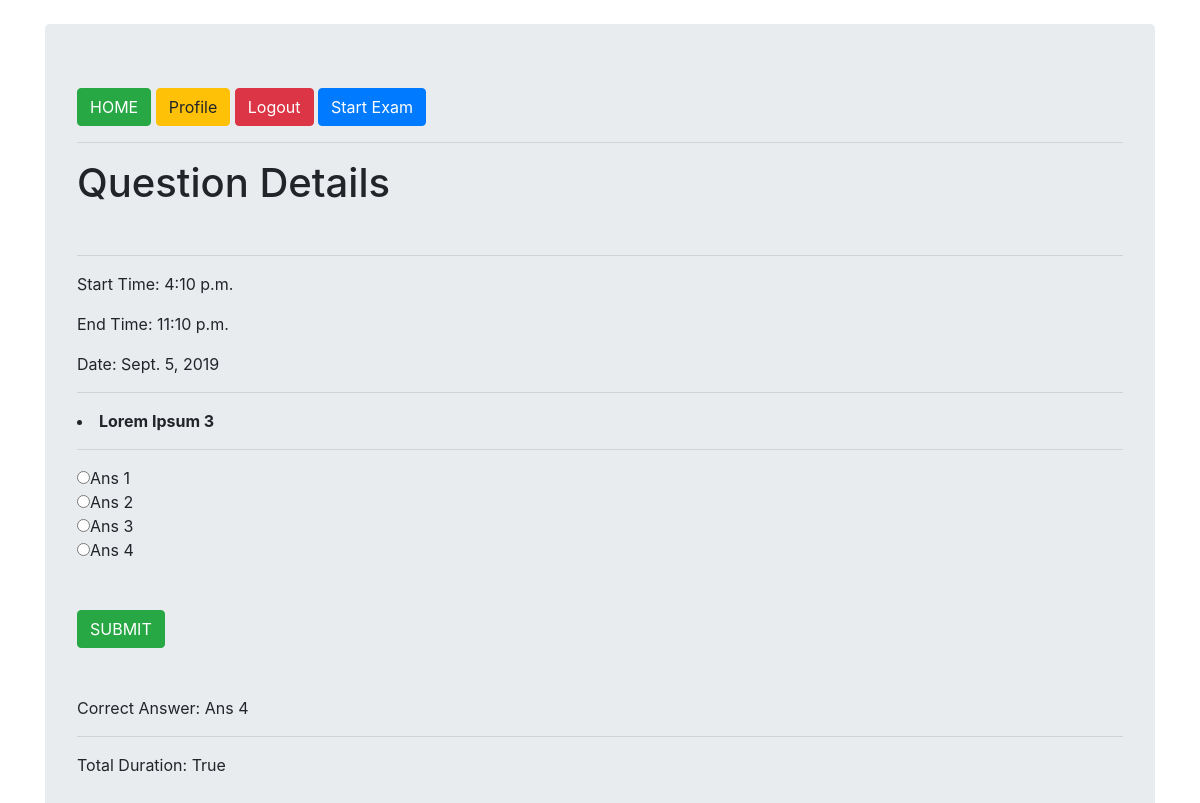
The page /question_details/3/ (signed in) on the database its author committed.
### exam_system/models.py (models this page shows, shortened)
class Questions(models.Model):
    profile = models.ForeignKey(Profile, on_delete=models.CASCADE, related_name='profile')
    name = models.CharField(max_length=150)
    option_1 = models.CharField(max_length=50)
    option_2 = models.CharField(max_length=50)
    option_3 = models.CharField(max_length=50)
    option_4 = models.CharField(max_length=50)
    start_time = models.TimeField()
    end_time = models.TimeField()
    date = models.DateField(auto_now=True)
    @property
    def time_length(self):
        if self.start_time < self.end_time:
            valid = True
            return valid
    @property
    def correct_answer(self):
        answer = self.option_4
        return answer
    class Meta:
        ordering = ['-id']
        verbose_name_plural = 'Questions'

### exam_system/views.py (the view)
# urls.py: path('question_details/<int:id>/', question_details, name='question_details'),
@login_required(login_url='login')
def question_details(request, id=id):
    single_question_details = Questions.objects.get(id=id)
    template = 'exam_system/question_details.html'
    context = {'single_question_details': single_question_details}
    return render(request, template, context)

### templates/exam_system/question_details.html (shortened to what this page needs)
{% extends 'base.html' %}
{% block content %}
    <h1>Question Details</h1>
    <br>
    <hr>
    <p>Start Time: {{ single_question_details.start_time }}</p>
    <p>End Time: {{ single_question_details.end_time }}</p>
    <p>Date: {{ single_question_details.date }}</p>
    <hr>
    <li><b>{{ single_question_details.name }}</b></li>
    <hr>
    <form action="">
        <input type="radio" name="ans" value="one">{{ single_question_details.option_1 }}<br>
        <input type="radio" name="ans" value="two">{{ single_question_details.option_2 }}<br>
        <input type="radio" name="ans" value="three">{{ single_question_details.option_3 }}<br>
        <input type="radio" name="ans" value="four">{{ single_question_details.option_4 }}<br>
        <br><br>
        <button type="button" class="btn btn-success" onclick="displayRadioValue()">SUBMIT</button>
    </form>
    <br><br>
    <div id="correct">Correct Answer: {{ single_question_details.correct_answer }}</div>
    <hr>
    <p>Total Duration: {{ single_question_details.time_length }}</p>
{% endblock %}

### rows shown on the page
Questions: start_time "4:10 p.m.", end_time "11:10 p.m.", date "Sept. 5, 2019", name "Lorem Ipsum 3", option_1 "Ans 1", option_2 "Ans 2", option_3 "Ans 3", option_4 "Ans 4", correct_answer "Ans 4", time_length "True"
